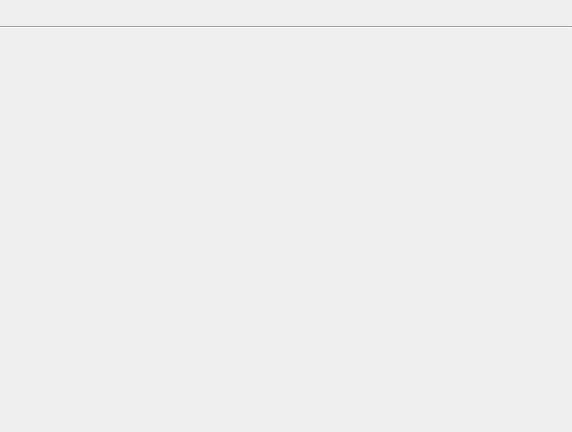
<?xml version="1.0" encoding="UTF-8"?>
<ui version="4.0">
 <class>ReosEditPolylineStructureWidget</class>
 <widget class="QWidget" name="ReosEditPolylineStructureWidget">
  <property name="geometry">
   <rect>
    <x>0</x>
    <y>0</y>
    <width>572</width>
    <height>432</height>
   </rect>
  </property>
  <property name="windowTitle">
   <string>Form</string>
  </property>
  <layout class="QVBoxLayout" name="verticalLayout">
   <property name="leftMargin">
    <number>0</number>
   </property>
   <property name="topMargin">
    <number>0</number>
   </property>
   <property name="rightMargin">
    <number>0</number>
   </property>
   <property name="bottomMargin">
    <number>0</number>
   </property>
   <item>
    <layout class="QHBoxLayout" name="horizontalLayout_2">
     <property name="topMargin">
      <number>0</number>
     </property>
     <property name="bottomMargin">
      <number>0</number>
     </property>
     <item>
      <widget class="QWidget" name="mToolBarWidget" native="true">
       <property name="sizePolicy">
        <sizepolicy hsizetype="Minimum" vsizetype="Preferred">
         <horstretch>0</horstretch>
         <verstretch>0</verstretch>
        </sizepolicy>
       </property>
       <layout class="QHBoxLayout" name="horizontalLayout">
        <property name="leftMargin">
         <number>0</number>
        </property>
        <property name="topMargin">
         <number>0</number>
        </property>
        <property name="rightMargin">
         <number>0</number>
        </property>
        <property name="bottomMargin">
         <number>0</number>
        </property>
       </layout>
      </widget>
     </item>
     <item>
      <spacer name="horizontalSpacer">
       <property name="orientation">
        <enum>Qt::Horizontal</enum>
       </property>
       <property name="sizeHint" stdset="0">
        <size>
         <width>40</width>
         <height>20</height>
        </size>
       </property>
      </spacer>
     </item>
    </layout>
   </item>
   <item>
    <layout class="QVBoxLayout" name="mSettingsLayout"/>
   </item>
   <item>
    <widget class="Line" name="line">
     <property name="orientation">
      <enum>Qt::Horizontal</enum>
     </property>
    </widget>
   </item>
   <item>
    <layout class="QVBoxLayout" name="mInformationLayout"/>
   </item>
   <item>
    <spacer name="verticalSpacer">
     <property name="orientation">
      <enum>Qt::Vertical</enum>
     </property>
     <property name="sizeHint" stdset="0">
      <size>
       <width>20</width>
       <height>40</height>
      </size>
     </property>
    </spacer>
   </item>
  </layout>
 </widget>
 <resources/>
 <connections/>
</ui>
